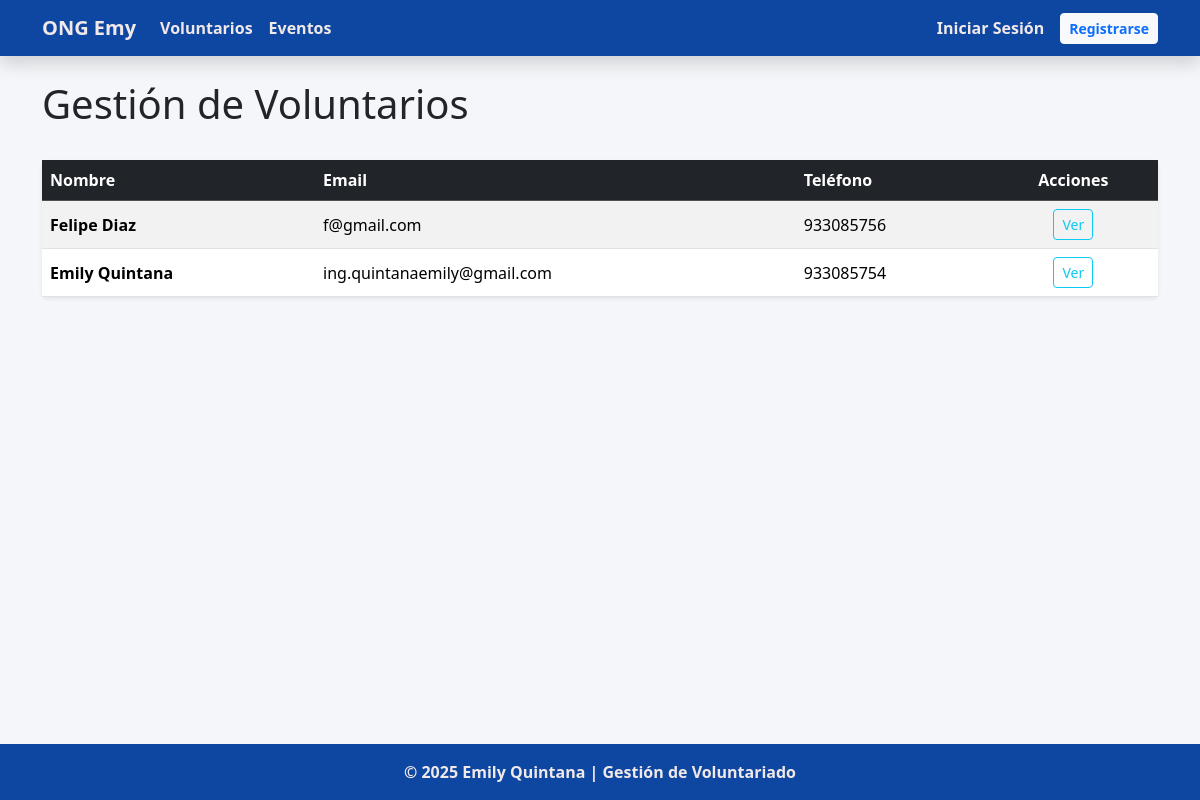
Screenshot of /voluntarios/ with the database file from the repository.
### voluntariado/models.py (models this page shows, shortened)
class Voluntario(models.Model):
    nombre = models.CharField(max_length=255)
    email = models.EmailField(unique=True, verbose_name="Correo Electrónico")
    telefono = models.CharField(max_length=15, blank=True, null=True, verbose_name="Teléfono")
    foto = models.ImageField(upload_to='perfiles_voluntarios/', blank=True, null=True, verbose_name="Foto de Perfil")
    fecha_registro = models.DateTimeField(auto_now_add=True)
    class Meta:
        ordering = ['-id']
        verbose_name = "Voluntario"
        verbose_name_plural = "Voluntarios"

### voluntariado/views.py (the view)
# urls.py: path('voluntarios/', views.lista_voluntarios, name='lista_voluntarios'),
def lista_voluntarios(request):
    voluntarios = Voluntario.objects.all().order_by('-id')
    return render(request, 'lista_voluntarios.html', {'voluntarios': voluntarios})

### voluntariado/templates/lista_voluntarios.html (shortened to what this page needs)
{% extends 'base.html' %}
{% block content %}
<div class="row mb-4 align-items-center">
    <div class="col-md-8">
        <h1 class="display-6">Gestión de Voluntarios</h1>
    </div>
</div>
<div class="card shadow-sm">
    <div class="card-body p-0">
        <div class="table-responsive">
            <table class="table table-hover table-striped mb-0">
                <thead class="table-dark">
                    <tr>
                        <th>Nombre</th>
                        <th>Email</th>
                        <th>Teléfono</th>
                        <th class="text-center">Acciones</th>
                    </tr>
                </thead>
                <tbody>
                    {% for voluntario in voluntarios %}
                    <tr>
                        <td class="align-middle fw-bold">{{ voluntario.nombre }}</td>
                        <td class="align-middle">{{ voluntario.email }}</td>
                        <td class="align-middle">{{ voluntario.telefono|default:"-" }}</td>
                        <td class="text-center">
                            <div class="btn-group" role="group">
                                <a href="{% url 'detalle_voluntario' pk=voluntario.pk %}" class="btn btn-sm btn-outline-info" title="Ver detalle">Ver</a>
                            </div>
                        </td>
                    </tr>
                    {% endfor %}
                </tbody>
            </table>
        </div>
    </div>
</div>
{% endblock %}

### static/css/style.css (style rules this page uses)
:root { --color-azul-pro: #0d47a1; --color-gris-fondo: #f4f6f9; --color-magenta: #d63384; --color-magenta-dark: #a82365; }
body { background-color: var(--color-gris-fondo); font-family: 'Segoe UI', Tahoma, Geneva, Verdana, sans-serif; }
a { color: var(--color-magenta); text-decoration: none; }
.card { border: none; box-shadow: 0 4px 6px rgba(0,0,0,0.1); }

### rows the page displays
Voluntario: nombre "Felipe Diaz", email "f@gmail.com", telefono "933085756"
Voluntario: nombre "Emily Quintana", email "ing.quintanaemily@gmail.com", telefono "933085754"
